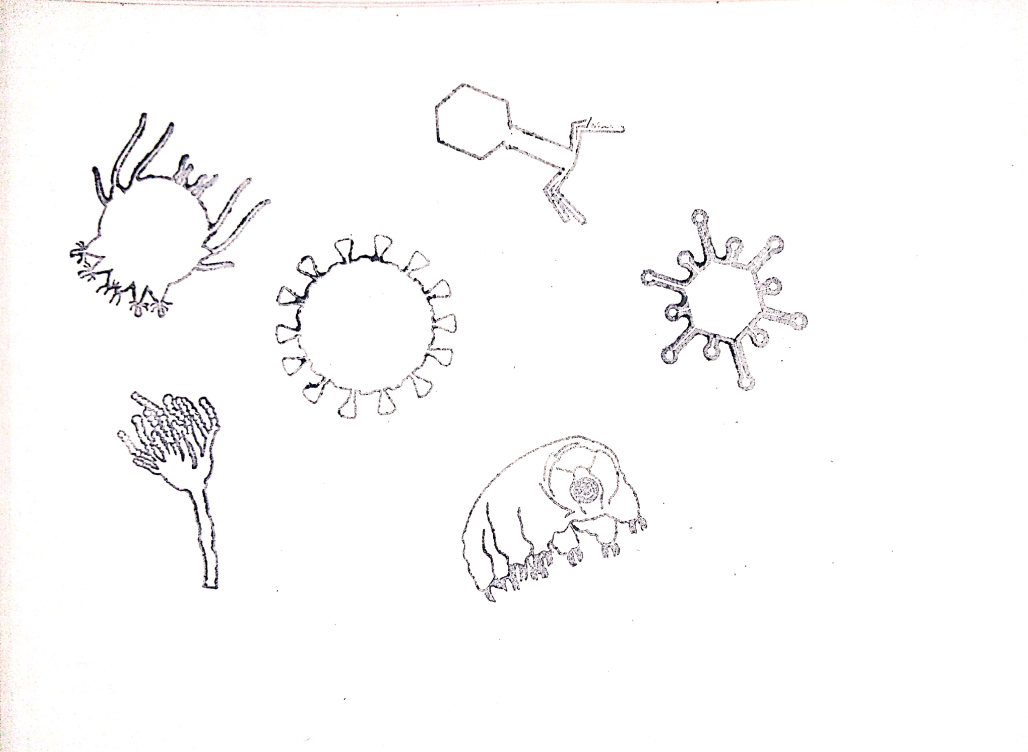
#> input picture variossellos2.png, 3084 x 2256 px (shown at 1/3 size)
$ jupyter execute recortar.ipynb   (older library calls are emulated)
#> lines starting #> are read from the running program, lines starting #| are printed output that depends on the picture; after the words box and inside, x2 and y2 are one past the last pixel; in counts of white or black regions, pixels touching at a corner belong together
[cell 1]
import cv2
import numpy as np
import matplotlib.pyplot as plt

[cell 2]
# paso1: cargue la imagen y conviértala en una imagen en escala de grises
image = cv2.imread("variossellos2.png")
#> image is the input picture: shape (2256, 3084, 3); mean B, G, R 250.9, 250.7, 251.2
#image=cv2.resize(image,(1000,900))
gray = cv2.cvtColor(image, cv2.COLOR_BGR2GRAY)

[cell 3]
# paso2: use el operador Sobel para calcular el gradiente en las direcciones x e y, y luego reste el gradiente en la dirección y en la dirección x. A través de esta resta, dejamos un área de imagen con un gradiente horizontal alto y un gradiente vertical bajo.
gradX = cv2.Sobel(gray, cv2.CV_32F, dx=1, dy=0, ksize=-1)
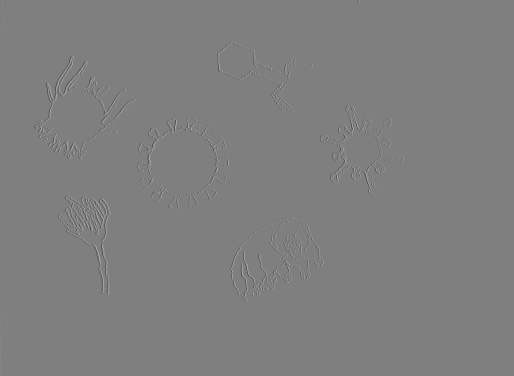
#> gradX: shape (2256, 3084) float32 (shown at 1/6 size); min -4065, max 4074, mean 0.2; drawn with min black and max white
gradY = cv2.Sobel(gray, cv2.CV_32F, dx=0, dy=1, ksize=-1)

[cell 4]
# subtract the y-gradient from the x-gradient
gradient = cv2.subtract(gradX, gradY)
gradient = cv2.convertScaleAbs(gradient)

[cell 5]
# show image
#cv2.imshow("first", gradient)
cv2.imwrite("Primera.jpg", gradient)
plt.imshow(gradient)
cv2.waitKey()

[cell 6]
# paso3: elimine el ruido en la imagen. Primero use un filtro de paso bajo para suavizar la imagen (núcleo de 9 x 9), lo que ayudará a suavizar el ruido de alta frecuencia en la imagen.
# El objetivo del filtro de paso bajo es reducir la tasa de cambio de la imagen. Por ejemplo, reemplace cada píxel con el valor promedio de los píxeles alrededor del píxel. Esto puede suavizar y reemplazar aquellas áreas donde la intensidad cambia significativamente.
# Luego, binarice la imagen borrosa. Cualquier píxel en la imagen de degradado no mayor de 90 se establece en 0 (negro). De lo contrario, el píxel se establece en 255 (blanco).
# blur and threshold the image
blurred = cv2.blur(gradient, (9, 9))
_, thresh = cv2.threshold(blurred, 90, 255, cv2.THRESH_BINARY)
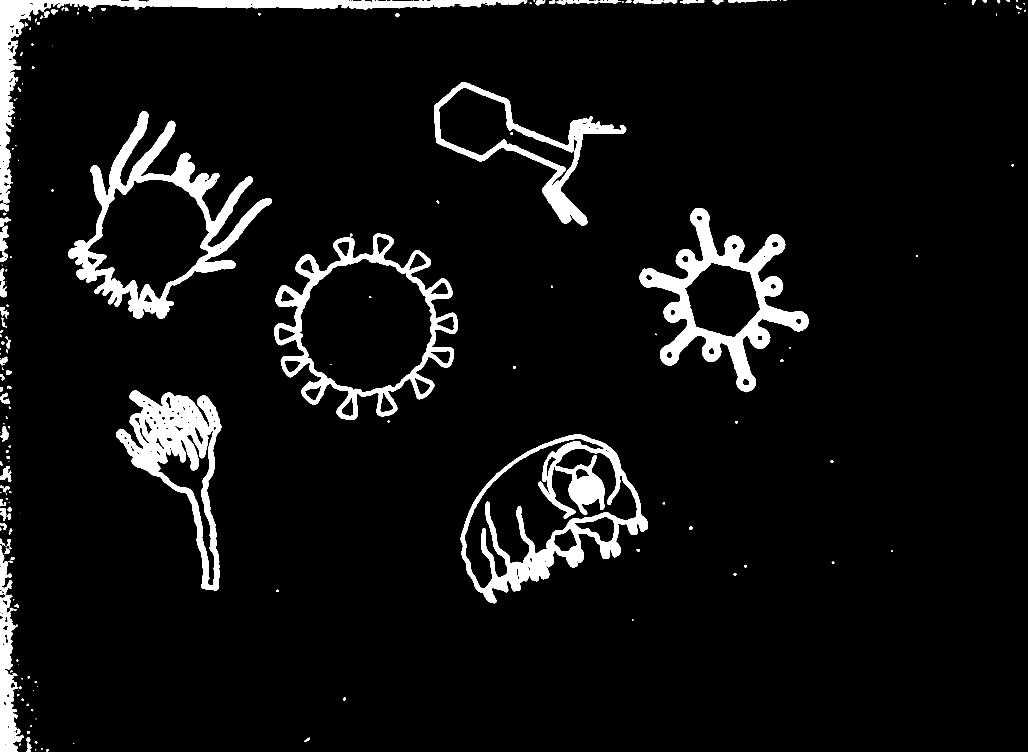
#> thresh: shape (2256, 3084) (shown at 1/3 size); 6.3% white; 228 white regions (83 under 20 px), largest, box (x1, y1, x2, y2) and area: (205, 334, 816, 957) 71052, (1919, 624, 2426, 1177) 69168, (1382, 1303, 1944, 1810) 67203

[cell 7]
# SHOW IMAGE
#cv2.imshow("thresh", thresh)
plt.imshow(thresh)
cv2.waitKey()

[cell 8]
# paso4: En la imagen de arriba, vemos que hay muchas vacantes negras en el área del cuerpo de la abeja. Necesitamos llenar estas vacantes con blanco para que sea más fácil para el siguiente programa identificar el área del insecto.
# Esto requiere algunas operaciones morfológicas.
kernel = cv2.getStructuringElement(cv2.MORPH_RECT, (25, 25))
closed = cv2.morphologyEx(thresh, cv2.MORPH_CLOSE, kernel)
#> closed: shape (2256, 3084); 7.9% white; 52 white regions (12 under 20 px), largest, box (x1, y1, x2, y2) and area: (205, 334, 816, 957) 86490, (1382, 1303, 1944, 1810) 83472, (0, 0, 2113, 892) 78552

[cell 9]
# show image
#cv2.imshow("closed1", closed)
plt.imshow(closed)
cv2.waitKey()

[cell 10]
# paso5: De la imagen de arriba, descubrimos que todavía hay algunas pequeñas manchas blancas en la imagen, que interferirán con la detección de contornos de insectos en el futuro, y que deben eliminarse. Realizar corrosión morfológica y expansión 4 veces respectivamente.
# perform a series of erosions and dilations
closed = cv2.erode(closed, None, iterations=4)
#> closed: shape (2256, 3084); 5.8% white; 39 white regions (19 under 20 px), largest, box (x1, y1, x2, y2) and area: (0, 0, 2109, 888) 64717, (210, 339, 811, 952) 64487, (353, 1176, 659, 1767) 62049
closed = cv2.dilate(closed, None, iterations=4)
#> closed: shape (2256, 3084); 7.8% white; 17 white regions

[cell 11]
# show image
#cv2.imshow("closed2", closed)
cv2.imwrite("Segunda.jpg", closed)
plt.imshow(closed)
cv2.waitKey()

[cell 12]
(cnts, x) = cv2.findContours(closed.copy(), cv2.RETR_EXTERNAL, cv2.CHAIN_APPROX_SIMPLE)
#> cnts = 17 contours; largest, box (x1, y1, x2, y2) and area: (206, 335, 815, 956) 166747, (1382, 1304, 1944, 1809) 121544, (1919, 624, 2426, 1175) 110945, (349, 1172, 663, 1771) 81771, (0, 0, 2113, 892) 74810; x = 17 rows, first 6: [1, -1, -1, -1], [2, 0, -1, -1], [3, 1, -1, -1], [4, 2, -1, -1], [5, 3, -1, -1], [6, 4, -1, -1]
c = sorted(cnts, key=cv2.contourArea, reverse=True)[0]
#> c = contour of 1086 points, box (x1, y1, x2, y2) (206, 335, 815, 956), area 166747

[cell 13]
# compute the rotated bounding box of the largest contour
rect = cv2.minAreaRect(c)
#> rect = ((472.9, 673.2), (557.8, 523.7), -54.65)
box = np.int0(cv2.boxPoints(rect))
#> box = [[525, 1052], [97, 749], [420, 294], [847, 597]]

[cell 14]
# draw a bounding box arounded the detected barcode and display the image
im = cv2.drawContours(image, [box], -1, (0, 255, 0), 3)
#cv2.imshow("Image", image)
plt.imshow(im)
cv2.imwrite("contoursImage2.jpg", image)
cv2.waitKey(0)

[cell 15]
# step7: Recortar. En el cuadro se almacenan las coordenadas de los cuatro vértices del área rectangular verde. Recortaré la imagen del insecto como se muestra en el rectángulo rojo a continuación.
# Encuentra los valores máximos y mínimos de las coordenadas x e y de los cuatro vértices. La altura de la nueva imagen = maxY-minY, y el ancho = maxX-minX.
Xs = [i[0] for i in box]
#> Xs = [525, 97, 420, 847]
Ys = [i[1] for i in box]
#> Ys = [1052, 749, 294, 597]
x1 = min(Xs)
#> x1 = 97
x2 = max(Xs)
#> x2 = 847
y1 = min(Ys)
#> y1 = 294
y2 = max(Ys)
#> y2 = 1052
hight = y2 - y1
#> hight = 758
width = x2 - x1
#> width = 750
cropImg = image[y1:y1+hight, x1:x1+width]
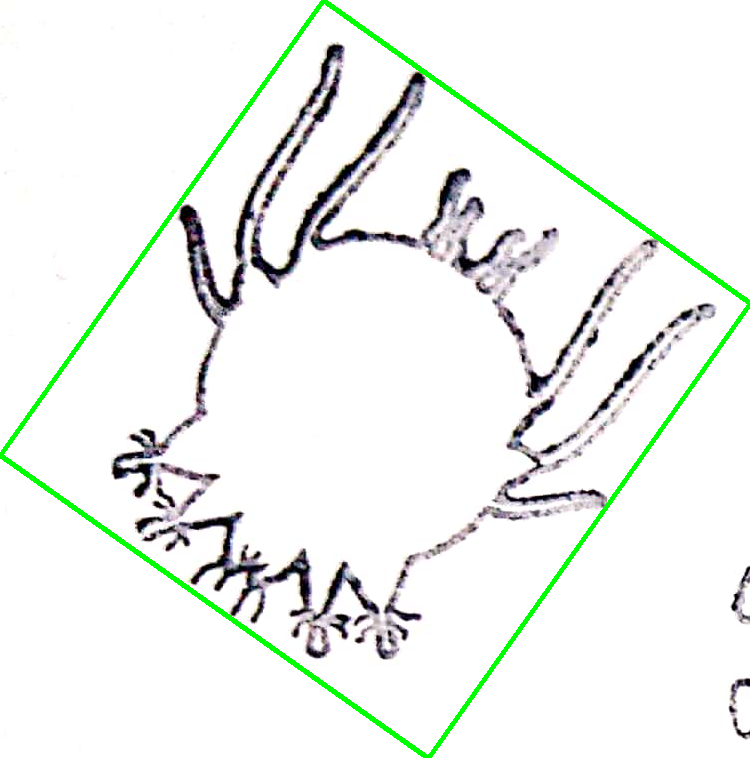
#> cropImg: shape (758, 750, 3); mean B, G, R 238.9, 242.8, 238.9

[cell 16]
# show image
#cv2.imshow("cropImg", cropImg)
plt.imshow(cropImg)
cv2.imwrite("bee.jpg", cropImg)
cv2.waitKey()

[cell 17]
dimensiones =(closed.shape[0], closed.shape[1])
array=np.zeros(dimensiones)
array

[cell 18]
for i in range(closed.shape[1]):
    for j in range(closed.shape[0]):
        if (x1 < i < x2 and y1 < j < y2):
            array[j,i]=0
        else:
            array[j,i]=closed[j,i]
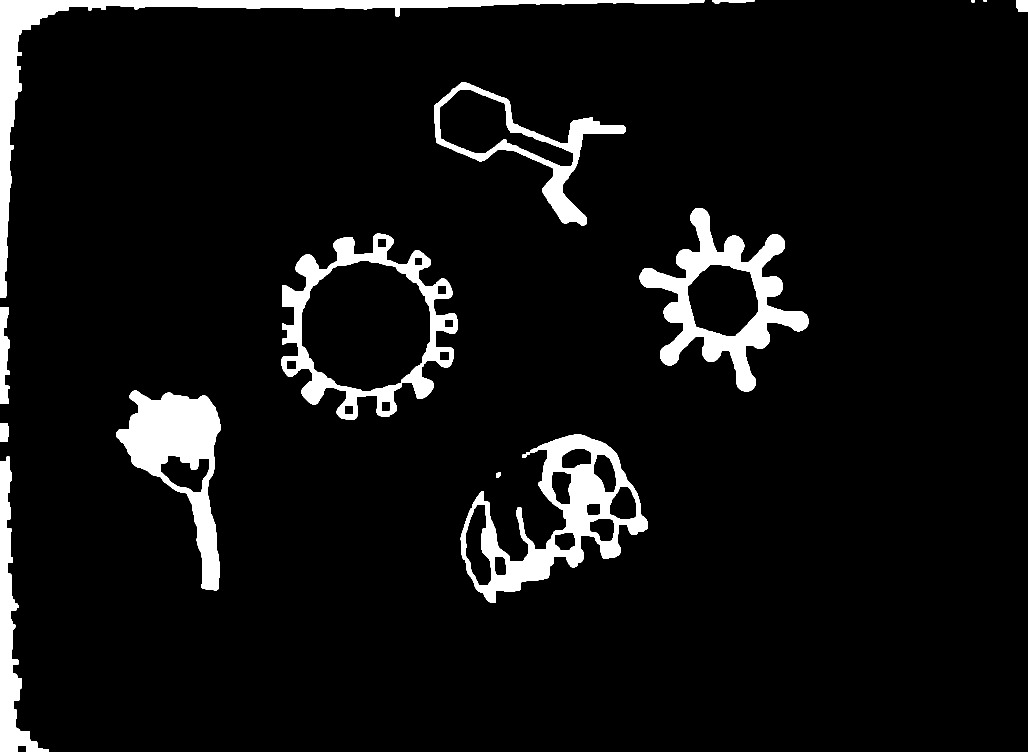
#> array: shape (2256, 3084) float64 (shown at 1/3 size); 6.6% white; 16 white regions, largest, box (x1, y1, x2, y2) and area: (1382, 1304, 1944, 1809) 81357, (0, 0, 2113, 892) 77873, (1919, 624, 2426, 1175) 77194
plt.imshow(array)
cv2.waitKey()
cv2.imwrite("Cuarta.jpg", array)
#> Out = True

[cell 19]
arr= np.uint8(array)

[cell 20]
(cnts1, x1) = cv2.findContours(arr.copy(), cv2.RETR_EXTERNAL, cv2.CHAIN_APPROX_SIMPLE)
#> cnts1 = 16 contours; largest, box (x1, y1, x2, y2) and area: (1382, 1304, 1944, 1809) 121544, (1919, 624, 2426, 1175) 110945, (349, 1172, 663, 1771) 81771, (0, 0, 2113, 892) 74810, (1302, 247, 1877, 676) 74762; x1 = 16 rows, first 6: [1, -1, -1, -1], [2, 0, -1, -1], [3, 1, -1, -1], [4, 2, -1, -1], [5, 3, -1, -1], [6, 4, -1, -1]
c1 = sorted(cnts1, key=cv2.contourArea, reverse=True)[0]
#> c1 = contour of 991 points, box (x1, y1, x2, y2) (1382, 1304, 1944, 1809), area 121544
rect1 = cv2.minAreaRect(c1)
#> rect1 = ((1634.8, 1540.8), (560.7, 393.9), -20.8)
box1 = np.int0(cv2.boxPoints(rect1))
#> box1 = [[1442, 1824], [1302, 1456], [1826, 1257], [1966, 1625]]
im1=cv2.drawContours(image, [box1], -1, (0, 255, 0), 3)
#cv2.imshow("Image", image)
plt.imshow(image)
#cv2.imwrite("contoursImage2.jpg", image)
#cv2.waitKey(0)
Xs1 = [i[0] for i in box1]
#> Xs1 = [1442, 1302, 1826, 1966]
Ys1 = [i[1] for i in box1]
#> Ys1 = [1824, 1456, 1257, 1625]
x11 = min(Xs1)
#> x11 = 1302
x21 = max(Xs1)
#> x21 = 1966
y11 = min(Ys1)
#> y11 = 1257
y21 = max(Ys1)
#> y21 = 1824
hight1 = y21 - y11
#> hight1 = 567
width1 = x21 - x11
#> width1 = 664
cropImg1 = image[y11:y11+hight1, x11:x11+width1]
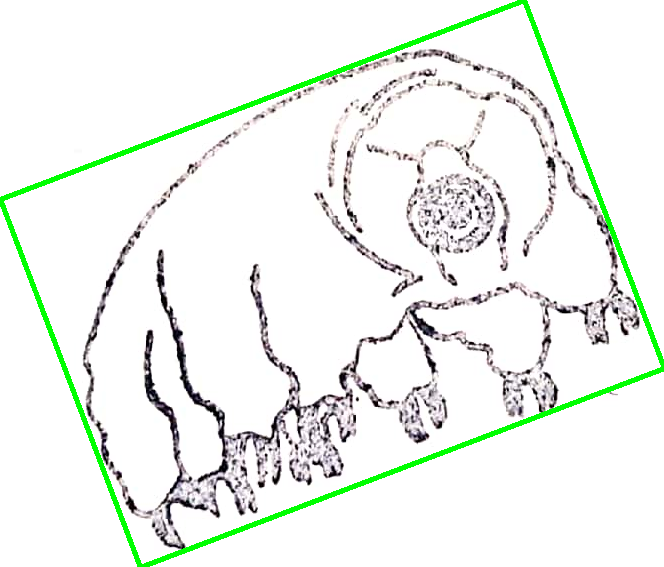
#> cropImg1: shape (567, 664, 3); mean B, G, R 236.9, 242.9, 237.4

[cell 21]
plt.imshow(cropImg1)

[cell 22]
def recortar(imagen):
    (cntsf, xf) = cv2.findContours(imagen.copy(), cv2.RETR_EXTERNAL, cv2.CHAIN_APPROX_SIMPLE)
#> cntsf has the same summary as cnts outside recortar; xf has the same summary as x outside recortar
    cf = sorted(cntsf, key=cv2.contourArea, reverse=True)[0]
#> cf has the same summary as c outside recortar
    rectf = cv2.minAreaRect(cf)
#> rectf = ((472.9, 673.2), (557.8, 523.7), -54.65)
    boxf = np.int0(cv2.boxPoints(rectf))
#> boxf = [[525, 1052], [97, 749], [420, 294], [847, 597]]
    cv2.drawContours(image, [boxf], -1, (0, 255, 0), 3)
    #cv2.imshow("Image", image)
    plt.imshow(image)
#cv2.imwrite("contoursImage2.jpg", image)
#cv2.waitKey(0)
    Xsf = [i[0] for i in box1]
#> Xsf = [1442, 1302, 1826, 1966]
    Ysf = [i[1] for i in box1]
#> Ysf = [1824, 1456, 1257, 1625]
    x1f = min(Xsf)
#> x1f = 1302
    x2f = max(Xsf)
#> x2f = 1966
    y1f = min(Ysf)
#> y1f = 1257
    y2f = max(Ysf)
#> y2f = 1824
    cropImgf = image[y1f:y2f, x1f:x2f]

$ run again, with variossellos1.png copied over variossellos2.png
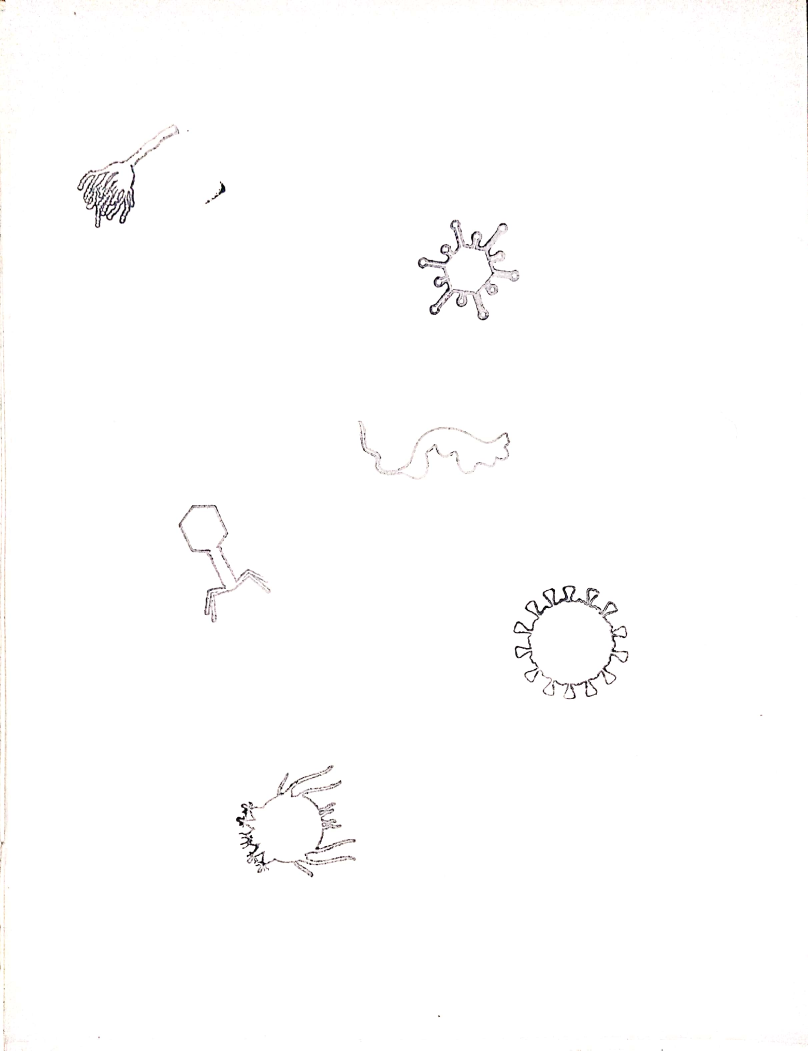
#> input picture variossellos1.png, 2424 x 3152 px (shown at 1/3 size)
#> image is the input picture: shape (3152, 2424, 3); mean B, G, R 253.5, 253.5, 253.7
#> thresh: shape (3152, 2424); 2.4% white; 163 white regions (64 under 20 px), largest, box (x1, y1, x2, y2) and area: (706, 2292, 1070, 2634) 29025, (1251, 656, 1561, 964) 28610, (1538, 1754, 1888, 2101) 26782
#> cnts = 27 contours; largest, box (x1, y1, x2, y2) and area: (1539, 1754, 1888, 2100) 82534, (1251, 656, 1561, 963) 46039, (0, 611, 45, 3152) 42000, (707, 2293, 1069, 2632) 36286, (230, 372, 540, 686) 31236; x = 27 rows, first 6: [1, -1, -1, -1], [2, 0, -1, -1], [3, 1, -1, -1], [4, 2, -1, -1], [5, 3, -1, -1], [6, 4, -1, -1]
#> c = contour of 410 points, box (x1, y1, x2, y2) (1539, 1754, 1888, 2100), area 82534
#> rect = ((1712.6, 1926.5), (344.3, 345.5), -3.58)
#> box = [[1551, 2109], [1530, 1764], [1873, 1743], [1895, 2088]]
#> Xs = [1551, 1530, 1873, 1895]
#> Ys = [2109, 1764, 1743, 2088]
#> `x1 = min(Xs)`: x1 = 1530
#> x2 = 1895
#> y1 = 1743
#> y2 = 2109
#> hight = 366
#> width = 365
#> after the loop `for i in range(closed.shape[1]):`:
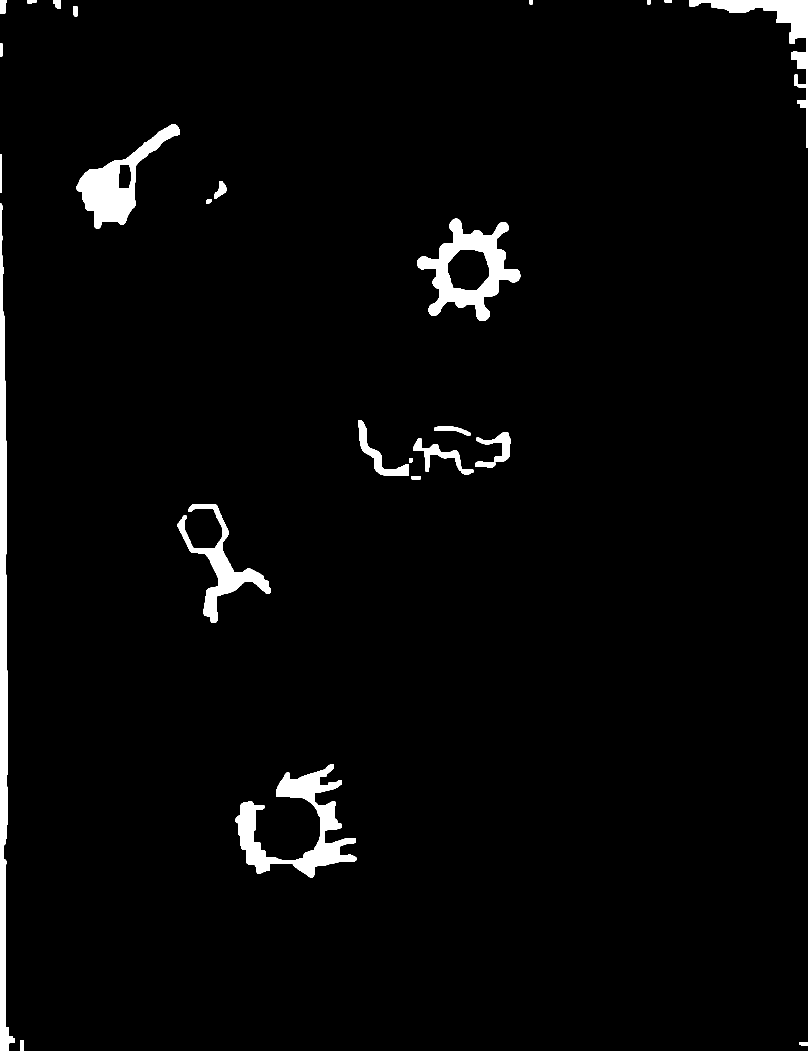
#> array: shape (3152, 2424) float64 (shown at 1/3 size); 2.7% white; 26 white regions, largest, box (x1, y1, x2, y2) and area: (0, 611, 45, 3152) 44579, (707, 2293, 1069, 2632) 37418, (1251, 656, 1561, 963) 34431
#> Out = True
#> `(cnts1, x1) = cv2.findContours(arr.copy(), cv2.RETR_EXTERNAL, cv2.CHAI..`: cnts1 = 26 contours; largest, box (x1, y1, x2, y2) and area: (1251, 656, 1561, 963) 46039, (0, 611, 45, 3152) 42000, (707, 2293, 1069, 2632) 36286, (230, 372, 540, 686) 31236, (533, 1512, 813, 1869) 19766; x1 = 26 rows, first 6: [1, -1, -1, -1], [2, 0, -1, -1], [3, 1, -1, -1], [4, 2, -1, -1], [5, 3, -1, -1], [6, 4, -1, -1]
#> c1 = contour of 419 points, box (x1, y1, x2, y2) (1251, 656, 1561, 963), area 46039
#> rect1 = ((1405.9, 809.7), (293.2, 318.6), -13.66)
#> box1 = [[1301, 999], [1225, 689], [1510, 620], [1585, 929]]
#> Xs1 = [1301, 1225, 1510, 1585]
#> Ys1 = [999, 689, 620, 929]
#> x11 = 1225
#> x21 = 1585
#> y11 = 620
#> y21 = 999
#> hight1 = 379
#> width1 = 360
#> `cropImg1 = image[y11:y11+hight1, x11:x11+width1]`:
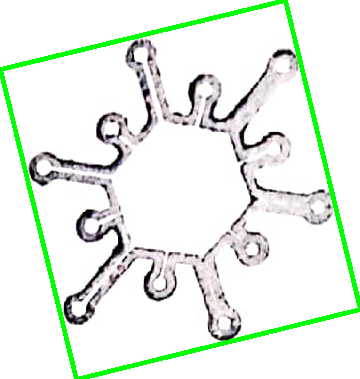
#> cropImg1: shape (379, 360, 3); mean B, G, R 230.5, 240.4, 231
#> cntsf has the same summary as cnts outside recortar; xf has the same summary as x outside recortar
#> cf has the same summary as c outside recortar
#> rectf = ((1712.6, 1926.5), (344.3, 345.5), -3.58)
#> boxf has the same summary as box outside recortar
#> Xsf = [1301, 1225, 1510, 1585]
#> Ysf = [999, 689, 620, 929]
#> x1f = 1225
#> x2f = 1585
#> y1f = 620
#> y2f = 999
